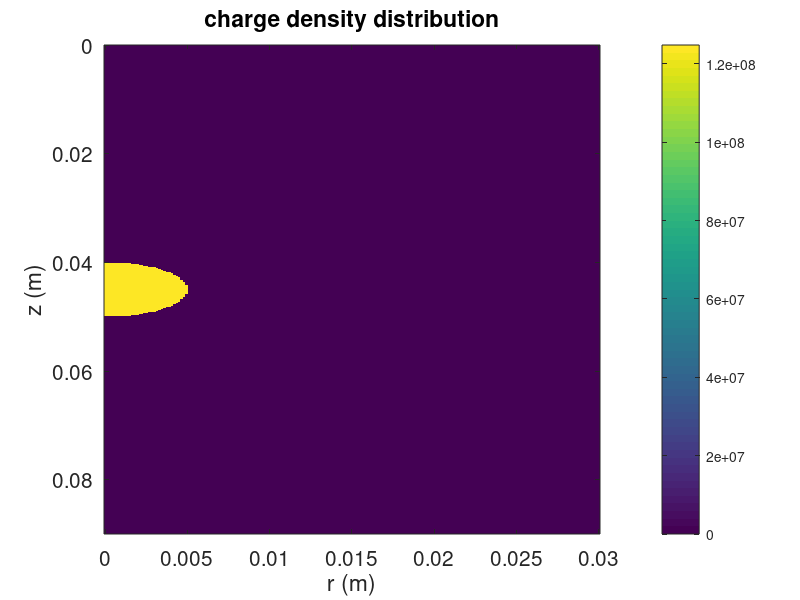

Write the MATLAB code that produced this figure. (Note: this script raises an error after producing the figure.)
%% 2d donor cell algorighm for the transport equation

close all; clear; clc;
delete *.avi

% define parameters--------------------------------------------------------

eps0 = 8.85e-12;    % vacuum permittivity
rou0 = 20e-12;    % charge density in the sphere [C/m^3]  
q = 1.602e-19;      % elementary charge [C] 

Lz = 9e-2;          % Lx = 3cm
Lr = 3e-2;          % Ly = 3cm

z0 = Lz/2;          % z coordinate of the center of the source sphere
r0 = Lr/6;          % radius of the source sphere

nr = 201;           % number of points 

w = 1.9;            % relaxation factor for SOR
epsilon = 1e-8;     % accuracy factor for SOR

h = 0;              % altitude

% E_add = 2e-7;       % environment electric field [V/m]

E_add = 0;



% discretization domain----------------------------------------------------

dr = Lr/(nr-1);
dz = dr;

% z = 0:dz:Lz;
% r = 0:dr:Lr;

z = dz/2:dz:Lz; % z1, z2, z3...
r = 0:dr:Lr;    % r1, r2, r3...


[R, Z] = meshgrid(r,z);




%% numerical solution


% define the source sphere-------------------------------------------------
S = rou0 * ones(size(Z,1),size(Z,2));  %  [C/m^3]

sourceRegion = (Z-z0).^2 + R.^2 - r0^2; 

[idxX, idxY] = find(sourceRegion > 0);

for i = 1:length(idxX)
    S(idxX(i),idxY(i)) = 0;
end

N = S/q;   % [m^-3] density distribution of positive charges


% volume elements for the whole computational domain ----------------------
V = zeros(size(Z,1),size(Z,2));  
V(:,1) = pi*(dr/2)^2*dz;
for j=2:size(V,2)
    V(:,j) = pi * ( (r(j)+dr/2 )^2 - ( r(j-1)+dr/2 )^2 )  * dz;
end


% plot the source region
figure(1)
clf
imagesc(r,z,N)
colorbar
xlabel('r (m)')
ylabel('z (m)')
title('charge density distribution')
set(gca, 'Fontsize', 15)



%% the main algorithm

% define parameters -------------------------------------------------------

% CFLz = 0.35;
% CFLz = 0.35;
% CFLr = 0.16;
% CFLr = 0;



% vz = CFLz*dz/dt;  % [m/s]
% vr = CFLr*dr/dt; 

dt = 0.02; % [s]
t = 0; % current time [s]
T = 20; % maximum time [s]



% transport the pulse

ntimestep = floor(T/dt);

% check conservation
TotCharge = zeros(1,ntimestep+1);
TotCharge(1) = sum(sum(N.*V));



% z = dz/2:dz:Lz; % z1, z2, z3...
% r = 0:dr:Lr;    % r1, r2, r3...


% % volume elements of the whole computational domain -----------------------
% 
% V  = zeros(size(N,1),size(N,2));                        % initialize V_ij
% V(:,1) = pi * ((r(1)+r(2))/2)^2 * dz;                   % V_i1
% for j = 2:size(V,2)
%     V(:,j) = pi * ((r(j)+dr/2)^2-(r(j)-dr/2)^2) * dz;   % V_ij
% end

% figure
% plot(V(1,:))




% % assume constant velocity in both directions
% 
% vr = CFLr*dr/dt * ones(size(N,1),size(N,2)); 
% vz = CFLz*dz/dt * ones(size(N,1),size(N,2)); 


Fz = zeros(size(N,1),size(N,2));
Fr = zeros(size(N,1),size(N,2));


% Nnew = zeros(size(N,1),size(N,2));  % initialize Nnew matrix
Nnew = N;  % initialize Nnew matrix
Snew = S;  % initialize Snew matrix

timeVec = linspace(0,T,ntimestep+1);
positiveCheck = zeros(1,length(timeVec));
itVec = zeros(1,length(timeVec)-1);
afVec = zeros(1,length(timeVec)-1);
%potCell = cell(1,length(timeVec)-1);  % potential cell
vrCell = cell(1,length(timeVec)-1);
vzCell = cell(1,length(timeVec)-1);





%      figure
%      quiver(R(1:10:end,1:10:end),Z(1:10:end,1:10:end),vr(1:10:end,1:10:end),vz(1:10:end,1:10:end))
    
    
%     figure(2)
%     imagesc(r,z,v)
%     colorbar
%     
%     
%     figure(3)
%     imagesc(r,z,Er)
%     colorbar
%     
%     
%     figure(4)
%     imagesc(r,z,vr)
%     colorbar
    
    

 

tic
for n = 1:ntimestep
    
    % calculate velocity --------------------------------------------------
    
%     [v, it] = CalcPotential(r, z, Lr, Lz, S, V, w, epsilon);
%     itVec(n) = it;
%     [Er, Ez] = gradient(v); 
%     Er = -Er/dr;
%     Ez = -Ez/dz;
    
    
    [v, it, af] = CalcPotential(r, z, Lr, Lz, S, V, w, epsilon);
    %potCell{n} = v;
    itVec(n) = it;
    afVec(n) = af;
    [Er, Ez] = gradient(v); 
    Er = -Er/dr;
    Ez = -Ez/dz+E_add;
    

    vr = morrowair(Er,h,4) .* Er;     % drift velocity of positive charges
    vz = morrowair(Ez,h,4) .* Ez;
    
    vrCell{n} = vr;
    vzCell{n} = vz;
    
    
    fprintf('Velocity calc. at time %f is done.\n', t);
    fprintf('CFLr = %.3f.\n', max(max(vr))*dt/dr);
    fprintf('CFLz = %.3f.\n', max(max(vz))*dt/dz);
    fprintf('maximal vr = %.3f.\n',max(max(vr)));
    fprintf('maximal vz = %.3f.\n',max(max(vz)));
    
    
    
    
    
    % calculate Fz ---------------------------------------------------------------------
    
    for i = 1:size(N,1)-1
        if vz(i,1)+vz(i+1,1)>0 || vz(i,1)+vz(i+1,1)==0       
            Fz(i,1) = N(i,1) * ( vz(i,1)+vz(i+1,1) )/2 * pi * ((r(1)+r(2))/2)^2;
        else
            Fz(i,1) = N(i+1,1) * ( vz(i,1)+vz(i+1,1) )/2 * pi * ((r(1)+r(2))/2)^2;
        end
    end
    
    for i = 1:size(N,1)-1
        for j = 2:size(N,2)
            if vz(i,j)+vz(i+1,j)>0 || vz(i,j)+vz(i+1,j)==0     
                Fz(i,j) =  N(i,j) * ( vz(i,j)+vz(i+1,j) )/2 * pi * ( (r(j)+dr/2)^2-(r(j)-dr/2)^2 );
            else
                Fz(i,j) =  N(i+1,j) * ( vz(i,j)+vz(i+1,j) )/2 * pi * ( (r(j)+dr/2)^2-(r(j)-dr/2)^2 );
            end
        end
    end
    
    
    
    
    % calculate Fr ---------------------------------------------------------------------
    for i = 1:size(N,1)-1
        if vr(i,1)+vr(i,2)>0 || vr(i,1)+vr(i,2)==0
            Fr(i,1) = N(i,1) * ( vr(i,1)+vr(i,2) ) * pi * dz * (r(1)+r(2))/2;
        else
            Fr(i,1) = N(i,2) * ( vr(i,1)+vr(i,2) ) * pi * dz * (r(1)+r(2))/2;
        end
            
    end
    
    for i = 1:size(N,1)-1
        for j = 2:size(N,2)-1
            if vr(i,j)+vr(i,j+1)>0 || vr(i,j)+vr(i,j+1)==0
                Fr(i,j) = N(i,j) * ( vr(i,j)+vr(i,j+1) ) * pi * dz * (r(j)+r(j+1))/2;
            else
                Fr(i,j) = N(i,j+1) * ( vr(i,j)+vr(i,j+1) ) * pi * dz * (r(j)+r(j+1))/2;
            end 
        end
    end
    
    % calculate Nnew -------------------------------------------------------------------
    
    % j=1
    for i = 2:size(N,1)
        Nnew(i,1) = N(i,1) - dt/V(i,1) * ( Fz(i,1) - Fz(i-1,1) + Fr(i,1) );
    end
    
    % j~=1  
    for i = 2:size(N,1)
        for j = 2:size(N,2)
            Nnew(i,j) =  N(i,j) - dt/V(i,j) * ( Fz(i,j) - Fz(i-1,j) + Fr(i,j) - Fr(i,j-1) );
        end
    end
    
    
    % update variables -----------------------------------------------------------------
    
    N = Nnew;    % update N
    S = Nnew*q;  % update S
    t = t+dt;    % update t  
    
    
    % positive check -------------------------------------------------------------------
    
    if  ~isempty(find(N<0, 1)) 
        positiveCheck(n+1)=1;
        warning('Negative density appears!')
    end
   

    % calculate total charge ------------------------------------------------------------
     
    TotCharge(n+1) = sum(sum(N.*V));
    
    % make plots ------------------------------------------------------------------------
    
    figure(2)
    imagesc(r,z,N)
    colorbar
    caxis([-8 8]*1e7)
    xlabel('r (m)')
    ylabel('z (m)')
    title(sprintf('charge density distribution at t = %.2f s',t));
    set(gca, 'Fontsize', 15)
    shg
    
%     figure(3)
%     quiver(R(1:50:end),Z(1:50:end),vr(1:50:end),vz(1:50:end))
%     xlabel('vr (m/s)')
%     ylabel('vz (m/s)')
%     title(sprintf('velocity n at t = %.2f s',t));
%     shg
    

    
    F(n) = getframe(gcf) ;
    drawnow
    
    
    
end

toc



% figure
% plot(timeVec,TotCharge)
% xlim([0 5])


if ~isempty(find(positiveCheck~=0, 1))
    warning('Positive check is fails.')
end




% make movie ----------------------------------------------------------------

% create the video writer with 1 fps
writerObj = VideoWriter('myVideo.avi');
writerObj.FrameRate = 10;
  % set the seconds per image
% open the video writer
open(writerObj);
% write the frames to the video
for i=1:length(F)
    % convert the image to a frame
    frame = F(i) ;    
    writeVideo(writerObj, frame);
end
% close the writer object
close(writerObj);








